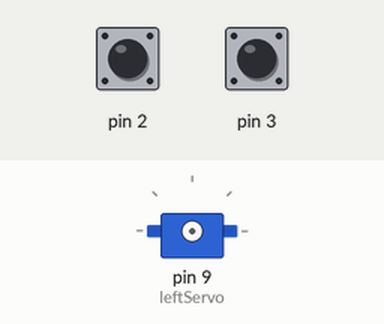
This sketch was run on a simulated Arduino Uno, built with avr-gcc and run on an emulated ATmega328P. Parts: servo. The inputs (shaded band) are chosen by the test bench; at power-on: pin 2 HIGH, pin 3 HIGH.

Above: at 1.2 s.
1.3 s: pin 2 pulled LOW for 0.15 s
2.9 s: pin 3 pulled LOW for 0.15 s
At 4.0 s:
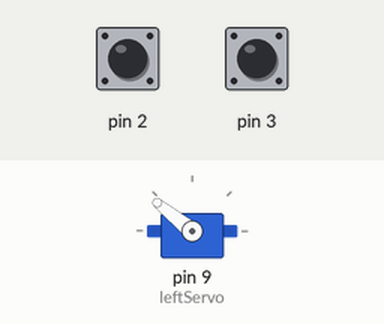
4.5 s: pin 2 pulled LOW for 1 s
At 5.2 s:
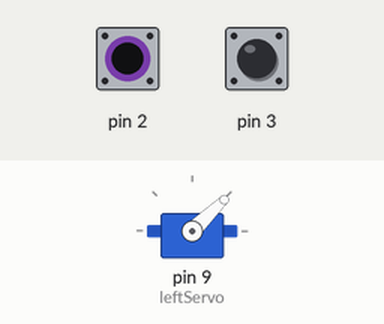
7.0 s: pin 3 pulled LOW for 1 s
At 8.3 s:
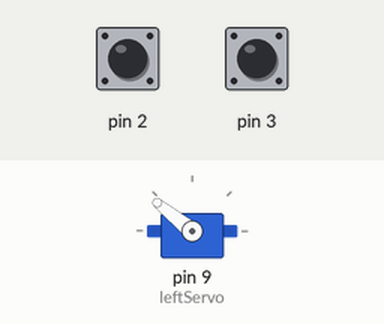
Timing chart, 0 to 10.0 s (numbered marks = the images above; inputs shaded):
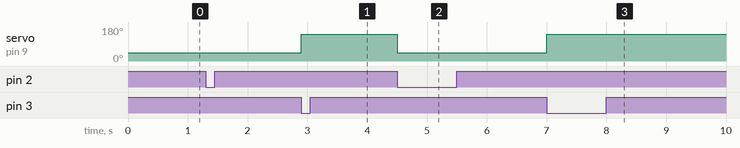

Measured:
- after the input at 2.9 s, servo on pin 9 (leftServo): 44° → 141° at once
- after the input at 4.5 s, servo on pin 9 (leftServo): 141° → 44° at once
- after the input at 7.0 s, servo on pin 9 (leftServo): 44° → 141° at once

The sketch:

13-4.ino
```cpp
#include <Servo.h>

Servo leftServo;

void setup() {
  digitalWrite(2, HIGH); // enable pullup
  digitalWrite(3, HIGH); // enable pullup
}

#define leftBumper() (digitalRead(2) == LOW)
#define rightBumper() (digitalRead(3) == LOW)

void leftServoClockwise() {
  leftServo.attach(9);
  leftServo.writeMicroseconds(1000); // clockwise
}

void leftServoAntiClockwise() {
  leftServo.attach(9);
  leftServo.writeMicroseconds(2000); // anti-clockwise
}

void leftServoStop() {
  leftServo.detach(); // stop
}

void loop() {
  if(leftBumper()) {
    leftServoClockwise();
  } else if(rightBumper()) {
    leftServoAntiClockwise();
  } else {
    leftServoStop();
  }
}
```
